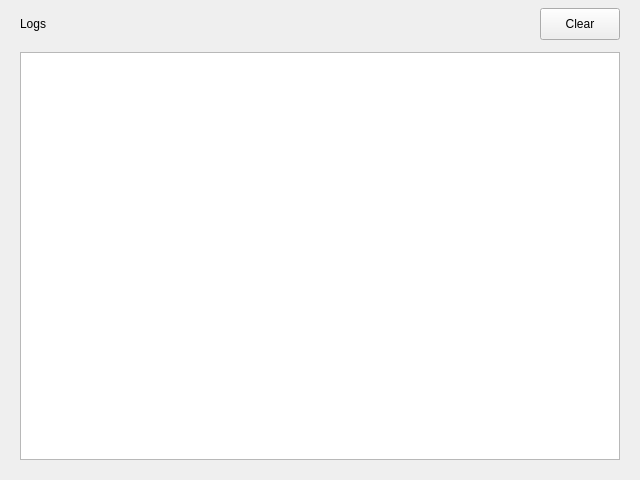
<?xml version="1.0" encoding="UTF-8"?>
<ui version="4.0">
 <class>LogPage</class>
 <widget class="QWidget" name="LogPage">
  <property name="geometry">
   <rect>
    <x>0</x>
    <y>0</y>
    <width>640</width>
    <height>480</height>
   </rect>
  </property>
  <layout class="QVBoxLayout" name="pageLayout">
   <property name="spacing">
    <number>0</number>
   </property>
   <property name="leftMargin">
    <number>0</number>
   </property>
   <property name="topMargin">
    <number>0</number>
   </property>
   <property name="rightMargin">
    <number>0</number>
   </property>
   <property name="bottomMargin">
    <number>0</number>
   </property>
   <item>
    <widget class="QFrame" name="headerFrame">
     <property name="minimumSize">
      <size>
       <width>0</width>
       <height>48</height>
      </size>
     </property>
     <property name="maximumSize">
      <size>
       <width>16777215</width>
       <height>48</height>
      </size>
     </property>
     <layout class="QHBoxLayout" name="headerLayout">
      <property name="leftMargin">
       <number>20</number>
      </property>
      <property name="topMargin">
       <number>0</number>
      </property>
      <property name="rightMargin">
       <number>20</number>
      </property>
      <property name="bottomMargin">
       <number>0</number>
      </property>
      <item>
       <widget class="QLabel" name="pageTitle">
        <property name="text">
         <string>Logs</string>
        </property>
       </widget>
      </item>
      <item>
       <spacer name="headerSpacer">
        <property name="orientation">
         <enum>Qt::Horizontal</enum>
        </property>
        <property name="sizeHint" stdset="0">
         <size>
          <width>40</width>
          <height>20</height>
         </size>
        </property>
       </spacer>
      </item>
      <item>
       <widget class="QPushButton" name="btnClearLog">
        <property name="minimumSize">
         <size>
          <width>80</width>
          <height>32</height>
         </size>
        </property>
        <property name="text">
         <string>Clear</string>
        </property>
       </widget>
      </item>
     </layout>
    </widget>
   </item>
   <item>
    <layout class="QVBoxLayout" name="cardWrapperLayout">
     <property name="spacing">
      <number>0</number>
     </property>
     <property name="leftMargin">
      <number>20</number>
     </property>
     <property name="topMargin">
      <number>4</number>
     </property>
     <property name="rightMargin">
      <number>20</number>
     </property>
     <property name="bottomMargin">
      <number>20</number>
     </property>
     <item>
      <widget class="QFrame" name="logCardFrame">
       <property name="role" stdset="0">
        <string notr="true">formGroup</string>
       </property>
       <layout class="QVBoxLayout" name="logCardLayout">
        <property name="spacing">
         <number>0</number>
        </property>
        <property name="leftMargin">
         <number>0</number>
        </property>
        <property name="topMargin">
         <number>0</number>
        </property>
        <property name="rightMargin">
         <number>0</number>
        </property>
        <property name="bottomMargin">
         <number>0</number>
        </property>
        <item>
         <widget class="QPlainTextEdit" name="logTextArea">
          <property name="readOnly">
           <bool>true</bool>
          </property>
          <property name="lineWrapMode">
           <enum>QPlainTextEdit::WidgetWidth</enum>
          </property>
         </widget>
        </item>
       </layout>
      </widget>
     </item>
    </layout>
   </item>
  </layout>
 </widget>
 <resources/>
 <connections/>
</ui>
